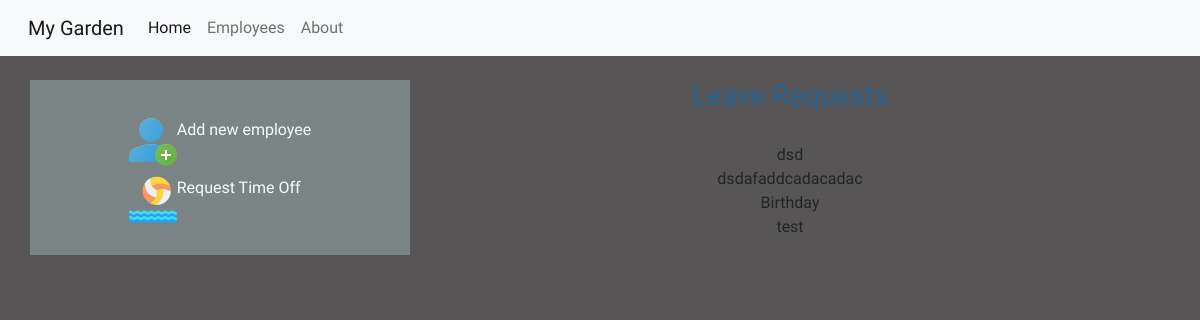
/employee/employee_registration, run on an earlier commit of the app's database.
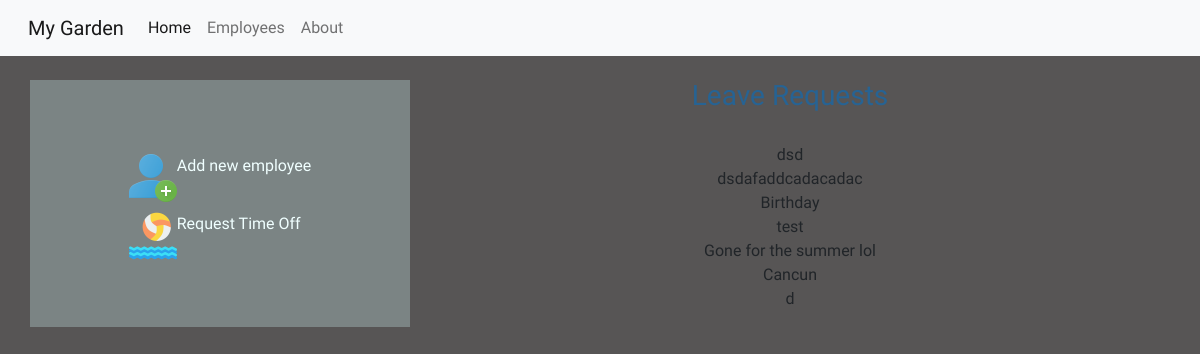
And on a later commit of the database.
### employee/models.py (models this page shows, shortened)
class leaveDate(models.Model):
    start_date = models.DateField(null=True)
    end_date = models.DateField(null=True)
    comments = models.TextField()

### employee/views.py (the view)
# urls.py: path('employee_registration', views.employee_registration),
def employee_registration(request):
    requests = leaveDate.objects.all()
    return render(request, "employee_registration.html", {'requests': requests})

### templates/employee_registration.html (shortened to what this page needs)
{% extends "home.html" %}
{% load static %}
{% block content %}
<div>
    <h3 id="leave-request-title" align="center">Leave Requests</h3>
</div>
<div id="leave-list-container" align="center">
    <ul id="leave-list">
    {%  for r in requests %}
        <li>{{r.comments}}</a></li>
    {%  endfor    %}
    </ul>
</div>
{% endblock %}

What changed in the data, as far as the page shows it:
added leaveDate: comments "Gone for the summer lol"
added leaveDate: comments "Cancun"
added leaveDate: comments "d"
